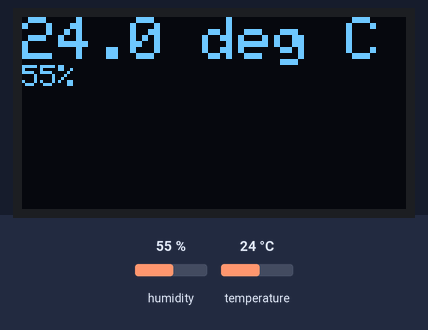
A sketch run on a simulated Arduino Uno, built with avr-gcc and run on an emulated ATmega328P. Parts: 128×64 one-colour display. Inputs (shaded band) come from the test bench; at power-on: humidity 55 %, temperature 24 °C. What the sketch prints to the serial monitor is not drawn.

Above: at 2.9 s.
3.0 s: humidity set to 22 %
At 4.7 s:
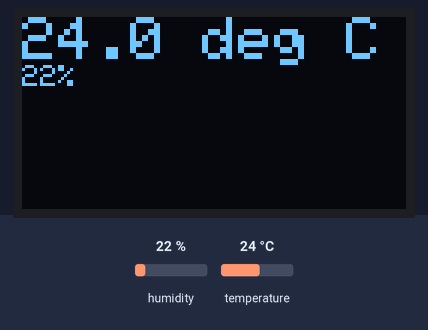
5.8 s: temperature set to 12 °C
At 7.5 s:
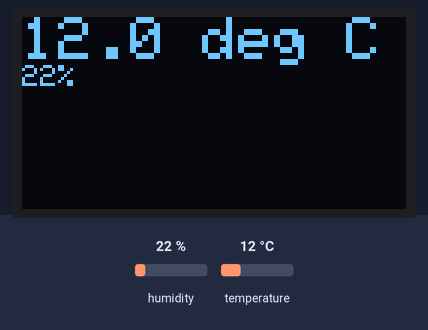
8.6 s: humidity set to 40 %
At 11.6 s:
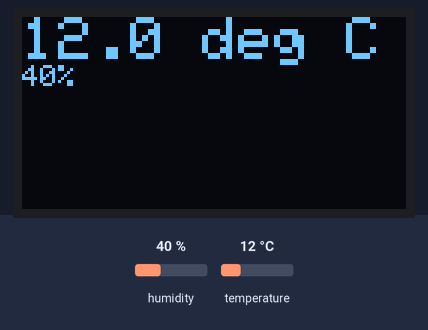
11.9 s: temperature set to 19 °C
At 13.4 s:
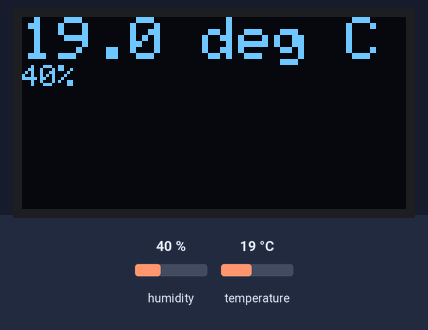
Timing chart, 0 to 14.9 s (numbered marks = the images above; inputs shaded):
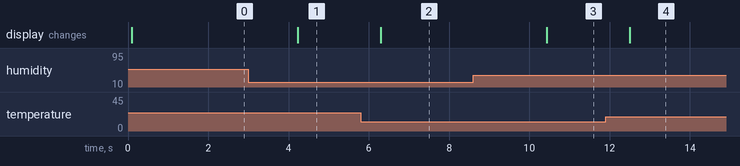

The sketch:

temp_sensor.ino
```cpp
#include "DHT.h"
#define DHTPIN 2     // what digital pin we're connected to
#define DHTTYPE DHT11   // DHT 11
DHT dht(DHTPIN, DHTTYPE);


#include <SPI.h>
#include <Wire.h>
#include <Adafruit_GFX.h>
#include <Adafruit_SSD1306.h>

// If using software SPI (the default case):
#define OLED_MOSI   9
#define OLED_CLK   10
#define OLED_DC    11
#define OLED_CS    12
#define OLED_RESET 13
Adafruit_SSD1306 display(OLED_MOSI, OLED_CLK, OLED_DC, OLED_RESET, OLED_CS);
#define SSD1306_LCDHEIGHT 64

/* Uncomment this block to use hardware SPI
#define OLED_DC     6
#define OLED_CS     7
#define OLED_RESET  8
Adafruit_SSD1306 display(OLED_DC, OLED_RESET, OLED_CS);
*/

#define NUMFLAKES 10
#define XPOS 0
#define YPOS 1
#define DELTAY 2

#if (SSD1306_LCDHEIGHT != 64)
#error("Height incorrect, please fix Adafruit_SSD1306.h!");
#endif

void setup()   {
  Serial.begin(9600);

  dht.begin();

  // by default, we'll generate the high voltage from the 3.3v line internally! (neat!)
  display.begin(SSD1306_SWITCHCAPVCC);
  // init done

  // Show image buffer on the display hardware.
  // Since the buffer is intialized with an Adafruit splashscreen
  // internally, this will display the splashscreen.
  //display.display();
  //delay(2000);

  // Clear the buffer.
  display.clearDisplay();

}

void readTempEtc() {
   // Reading temperature or humidity takes about 250 milliseconds!
  // Sensor readings may also be up to 2 seconds 'old' (its a very slow sensor)
  float h = dht.readHumidity();
  // Read temperature as Celsius (the default)
  float t = dht.readTemperature();
  // Read temperature as Fahrenheit (isFahrenheit = true)
  float f = dht.readTemperature(true);

  // Check if any reads failed and exit early (to try again).
  if (isnan(h) || isnan(t) || isnan(f)) {
    Serial.println("Failed to read from DHT sensor!");
    return;
  }

  // Compute heat index in Fahrenheit (the default)
  float hif = dht.computeHeatIndex(f, h);
  // Compute heat index in Celsius (isFahreheit = false)
  float hic = dht.computeHeatIndex(t, h, false);

  Serial.print("Humidity: ");
  Serial.print(h);
  Serial.print(" %\t");
  Serial.print("Temperature: ");
  Serial.print(t);
  Serial.print(" *C ");
  Serial.print(f);
  Serial.print(" *F\t");
  Serial.print("Heat index: ");
  Serial.print(hic);
  Serial.print(" *C ");
  Serial.print(hif);
  Serial.println(" *F");
  updateTemp(t,h );
}

void loop() {
  readTempEtc();
   delay(2000);
}

void updateTemp(float temp, float humidity) {

  static char tempStr[5];
  static char tempStr2[15];
  dtostrf(temp, 1, 1, tempStr);
  sprintf(tempStr2, "%s deg C", tempStr);

  static char humidityStr[5];
  static char humidityStr2[15];
  dtostrf(humidity, 1, 0, humidityStr);
  sprintf(humidityStr2, "%s%%", humidityStr);

  display.clearDisplay();
  display.setTextSize(2);
  display.setTextColor(WHITE);
  display.setCursor(0,0);
  display.println(tempStr2);
  display.setTextSize(1);
  display.println(humidityStr2);
  display.display();
}
```

Measured:
- after the input at 3.0 s, the display: changes after 1.2 s (image 1)
- after the input at 5.8 s, the display: changes after 0.50 s (image 2)
- after the input at 8.6 s, the display: changes after 1.8 s (image 3)
- after the input at 11.9 s, the display: changes after 0.60 s (image 4)
